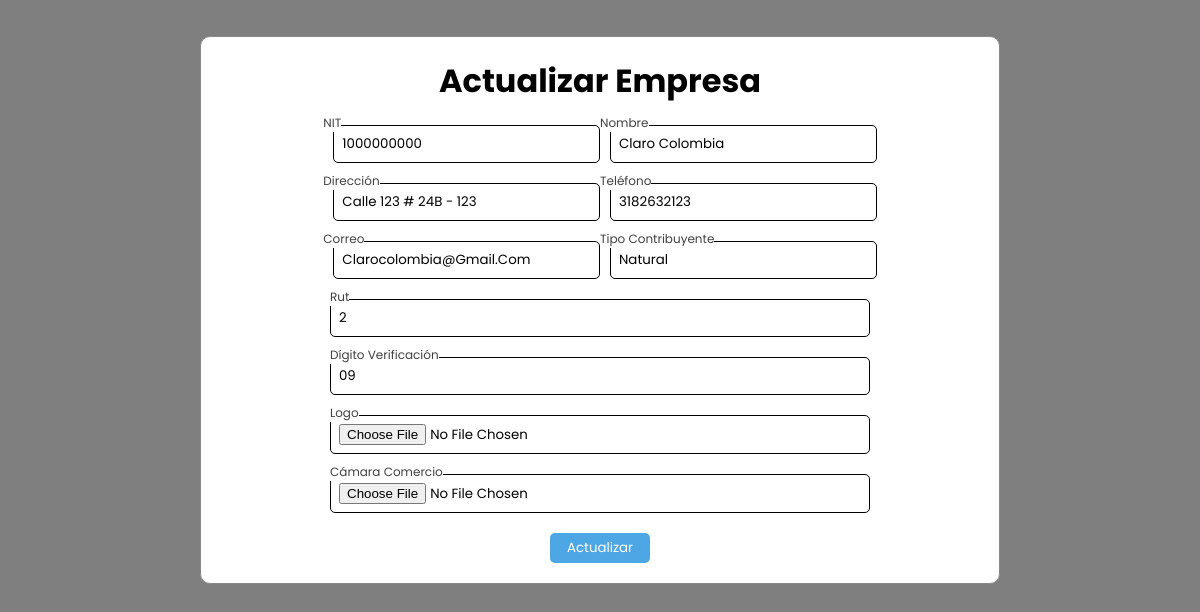
The app's page /vistas/editarEmpresa.php?id=1000000000 with its own data.
### tables this page shows
CREATE TABLE `empresa` (
  `nit` varchar(50) NOT NULL,
  `tipoContribuyente` varchar(50) NOT NULL,
  `digitoVerificacion` varchar(9) NOT NULL,
  `nombre` varchar(50) NOT NULL,
  `telefono` varchar(15) NOT NULL,
  `correo` varchar(50) NOT NULL,
  `direccion` varchar(50) NOT NULL,
  `logo` varchar(50) NOT NULL,
  `rut` int(15) NOT NULL,
  `camaraComercio` varchar(50) NOT NULL
);

### conexion/conexion.php (called while the page is built, shortened)
<?php
class Conexion{
    private $dsn='mysql:host=localhost;dbname=baseNomina';
    private $usr='root';
    private $psw='';
    private $cnx;
public function __construct(){
    try {
        $this->cnx=new PDO($this->dsn,$this->usr,$this->psw);
    } catch (PDOException $th) {
        echo $th->getMessage();
    }
}
public function getCnx(){
    return $this->cnx;
}
}
?>

### dao/DaoEmpresaImp.php (called while the page is built, shortened)
<?php
require_once("../conexion/conexion.php");
include("../modelo/Empresa.php");
class DaoEmpresaImp extends Conexion implements DaoEmpresa
{
    public function traer($nit)
    {
        try {
            $stmt = $this->getCnx()->prepare("select * from empresa where nit = $nit");
            $stmt->execute();
            foreach ($stmt as $key) {
                $e = new Empresa(null, null, null, null, null, null, null, null, null, null);
                return $e;
            }
        } catch (PDOException $e) {
            $e->getMessage() . 'error en listar de DaoAprendizImpl';
        }
    }
}

### modelo/Empresa.php (called while the page is built, shortened)
<?php
class Empresa{
    private $tipoContribuyente;
    private $nit;
    private $digitoVerificacion;
    private $nombreEmpresa;
    private $telefonoEmpresa;
    private $correoEmpresa;
    private $direccionEmpresa;
    private $rut;
    public function __construct($tipoContribuyente, $digitoVerificacion, $nit, $nombreEmpresa, $telefonoEmpresa, $correoEmpresa, $direccionEmpresa,  $logo, $rut, $camaraComercio){
        $this->nit = $nit;
        $this->nombreEmpresa = $nombreEmpresa;
        $this->telefonoEmpresa = $telefonoEmpresa;
        $this->correoEmpresa = $correoEmpresa;
        $this->direccionEmpresa = $direccionEmpresa;
        $this->tipoContribuyente = $tipoContribuyente;
        $this->rut = $rut;
        $this->digitoVerificacion = $digitoVerificacion;
    }
    public function getTipoContribuyente(){
        return $this->tipoContribuyente;
    }
    public function getNit(){
        return $this->nit;
    }
    public function getDigitoVerificacion(){
        return $this->digitoVerificacion;
    }
    public function getNombreEmpresa(){
        return $this->nombreEmpresa;
    }
    public function getTelefonoEmpresa(){
        return $this->telefonoEmpresa;
    }
    public function getCorreoEmpresa(){
        return $this->correoEmpresa;
    }
    public function getDireccionEmpresa(){
        return $this->direccionEmpresa;
    }
    public function getRut(){
        return $this->rut;
    }
    public function setTipoContribuyente($tipoContribuyente){
        $this->tipoContribuyente = $tipoContribuyente;
    }
    public function setNit($nit){
        $this->nit = $nit;
    }
    public function setDigitoVerificacion($digitoVerificacion){
        $this->digitoVerificacion = $digitoVerificacion;
    }
    public function setNombreEmpresa($nombreEmpresa){
        $this->nombreEmpresa = $nombreEmpresa;
    }
    public function setTelefono($telefonoEmpresa){
        $this->telefonoEmpresa = $telefonoEmpresa;
    }
    public function setCorreo($correoEmpresa){
        $this->correoEmpresa = $correoEmpresa;
    }
    public function setDireccion($direccionEmpresa){
        $this->direccionEmpresa = $direccionEmpresa;
    }
    public function setRut($rut){
        $this->rut = $rut;
    }
}
?>

### vistas/editarEmpresa.php (the view, shortened to what this page needs)
<!DOCTYPE html>
<html lang="en">
<head>
    <link rel="stylesheet" href="../styles/modal.css">
</head>
<?php
require('../dao/DaoEmpresaImp.php');
$dao = new DaoEmpresaImp();
if (isset($_GET['id'])) {
    $nit = $_GET['id'];
    $Actualizar = $dao->traer($nit);
}
?>
<body>
    <div id="modal2" class="modal2">
        <div class="modal-content2">
            <h1>Actualizar Empresa</h1>
                    <form action="../controlador/controladorEditarEmpresa.php?id=<?php echo $Actualizar->getNit()?>" id="registration-form" class="form" method="POST" enctype="multipart/form-data">
                        <div class="flex">
                            <div class="form-group">
                                <input type="text" id="nit" name="nitUp" class="form-input" value="<?php echo $Actualizar->getNit() ?>" readonly required>
                                <label for="nit" class="logo">NIT</label>
                            </div>
                            <div class="form-group">
                                <input type="text" id="nombre" name="nombreUp" class="form-input" value="<?= $Actualizar->getNombreEmpresa() ?>" required>
                                <label for="nombre" class="heading">Nombre</label>
                            </div>
                        </div>
                        <div class="flex">
                            <div class="form-group">
                                <input type="text" id="direccion" name="direccionUp" class="form-input" value="<?= $Actualizar->getDireccionEmpresa() ?>" required>
                                <label for="direccion" class="heading">Dirección</label>
                            </div>
                            <div class="form-group">
                                <input type="text" id="telefono" name="telefonoUp" class="form-input" value="<?= $Actualizar->getTelefonoEmpresa() ?>" required>
                                <label for="telefono" class="heading">Teléfono</label>
                            </div>
                        </div>
                        <div class="flex">
                            <div class="form-group">
                                <input type="email" id="correo" name="correoUp" class="form-input" value="<?= $Actualizar->getCorreoEmpresa() ?>" required>
                                <label for="correo" class="heading">Correo</label>
                            </div>
                            <div class="form-group">
                                <input type="text" id="tipoContribuyente" name="tipoContribuyenteUp" class="form-input" value="<?= $Actualizar->getTipoContribuyente() ?>" required>
                                <label for="tipoContribuyente" class="heading">Tipo Contribuyente</label>
                            </div>
                        </div>
                        <div class="form-group">
                            <input type="text" id="rut" name="rutUp" class="form-input" value="<?= $Actualizar->getRut() ?>" required>
                            <label for="rut" class="heading">Rut</label>
                        </div>
                        <div class="form-group">
                            <input type="text" id="digitoVerificacion" name="digitoVerificacionUp" class="form-input" value="<?= $Actualizar->getDigitoVerificacion() ?>" required>
                            <label for="digitoVerificacion" class="heading">Dígito Verificación</label>
                        </div>
                        <div class="form-group">
                            <input type="file" id="logo" name="imagen" class="form-input">
                            <label for="logo" class="logo">Logo</label>
                        </div>
                        <div class="form-group">
                            <input type="file" id="camaraComercio" name="pdf" class="form-input">
                            <label for="camaraComercio" class="camaraComercio">Cámara Comercio</label>
                        </div>
                <input type="submit" value="Actualizar" class="Boton" name="bottonUp">
                    </form>
        </div>
    </div>
</body>
</html>

### styles/modal.css (style rules this page uses)
* { margin: 0; padding: 0; box-sizing: border-box; font-family: 'Poppins', sans-serif; text-decoration: none; text-transform: capitalize; transition: .2s linear; }
.modal2 { display: block; position: fixed; z-index: 3; left: 0; top: 0; width: 100%; height: 100%; background-color: rgba(0,0,0,0.5); }
.form { display: flex; flex-direction: column; align-items: center; gap: 20px; }
.form-input { color: #000; background: transparent; border: 1px solid #000; border-radius: 5px; padding: 8px; outline: none; width: 40.5em; }
.flex .form-group .form-input { width: 20em; margin-left: 10px; padding: 8px; }
.form-group { display: flex; flex-direction: column; gap: 8px; color: #000; position: relative; }
.form-group label { position: absolute; top: 0; left: 10px; padding: 10px; pointer-events: none; transition: 0.5s; }
.form-group .logo { top: -16px; left: 0; background: #ffff padding-box; padding: 5px 0 0 0; color: #414141; font-size: 12px; }
.form-group input:focus ~ label, .form-group input:valid ~ label { top: -16px; left: 0; background: #ffff padding-box; padding: 5px 0 0 0; color: #414141; font-size: 12px; }
.Boton { border: none; background-color: #4ca7e4; height: 30px; width: 100px; border-radius: 5px; color: #ffff; cursor: pointer; }
.flex { display: flex; flex-direction: row; }
.modal-content, .modal-content2 { background-color: #ffff; margin: 3% auto; padding: 20px; border: 1px solid #888; width: 80%; max-width: 800px; border-radius: 10px; }
.modal-content h1, .modal-content2 h1 { text-align: center; margin-bottom: 20px; }
.modal-content form, .modal-content2 form { align-items: center; }

### records on screen
empresa: nitUp "1000000000", nombreUp "Claro Colombia", direccionUp "calle 123 # 24B - 123", telefonoUp "3182632123", correoUp "clarocolombia@gmail.com", tipoContribuyenteUp "Natural", rutUp "2", digitoVerificacionUp "09"
